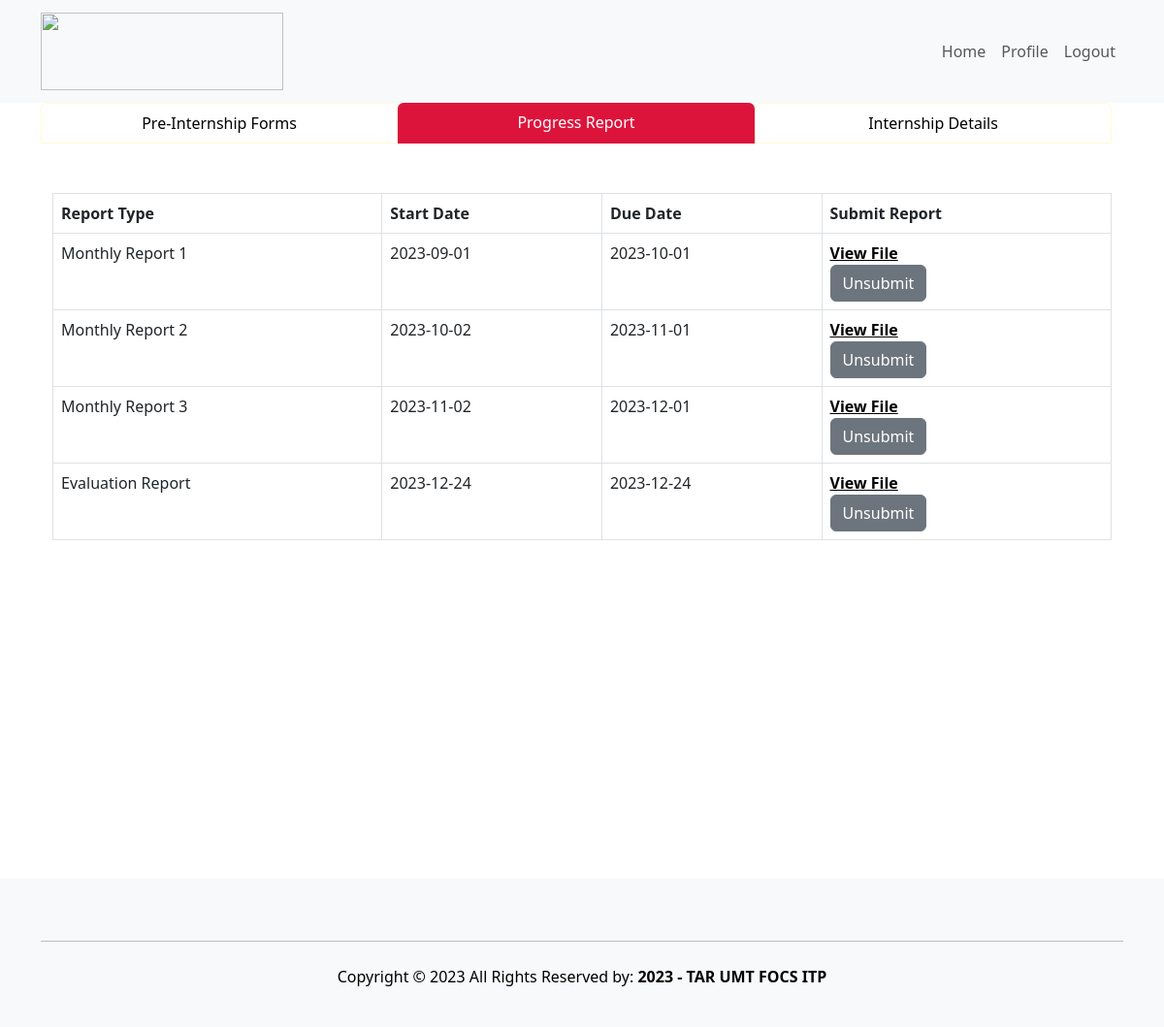
Page /student/Progress.php (signed in) on the committed database.
### tables this page shows
CREATE TABLE `internship` (
  `internshipID` varchar(10) NOT NULL,
  `studID` varchar(10) DEFAULT NULL,
  `sessionID` varchar(10) DEFAULT NULL,
  `indemnity` varchar(100) DEFAULT NULL,
  `indemnityStatus` enum('Accepted','Rejected','Pending','Missing') DEFAULT NULL,
  `parentAcknowledgement` varchar(100) DEFAULT NULL,
  `parentAcknowledgementStatus` enum('Accepted','Rejected','Pending','Missing') DEFAULT NULL,
  `companyAcceptance` varchar(100) DEFAULT NULL,
  `companyAcceptanceStatus` enum('Accepted','Rejected','Pending','Missing') DEFAULT NULL,
  `monthlyReport1` varchar(100) DEFAULT NULL,
  `monthlyReport1Grade` int(11) DEFAULT NULL,
  `monthlyReport2` varchar(100) DEFAULT NULL,
  `monthlyReport2Grade` int(11) DEFAULT NULL,
  `monthlyReport3` varchar(100) DEFAULT NULL,
  `monthlyReport3Grade` int(11) DEFAULT NULL,
  `evaluationReport` varchar(100) DEFAULT NULL,
  `evaluationReportGrade` int(11) DEFAULT NULL,
  `finalGrade` int(11) DEFAULT NULL,
  `internshipStatus` enum('In Progress','Completed','Suspended','Terminated') DEFAULT NULL
);

CREATE TABLE `session` (
  `sessionID` varchar(10) NOT NULL,
  `startMonthYear` date DEFAULT NULL,
  `endMonthYear` date DEFAULT NULL,
  `qualification` enum('Diploma','Degree') DEFAULT NULL
);

### student/Progress.php (the view, shortened to what this page needs)
<?php
include 'studentHeader.php';
?>
    <div class="main" style="height:100%;">
    <form id="form1" style="min-height:100vh;" runat="server">
            <div class="container row justify-content-md-center mx-auto">
                <div class="nav nav-tabs border-0" id="nav-tab" role="tablist">
                    <a href="PreInternship.php" class="nav-link col-4 text-black text-center"
                        style="border-color: #FFFBD6">
                        Pre-Internship Forms
                    </a>
                    <a href="Progress.php" class="nav-link active col-4 text-white border-0 text-center"
                        style="background-color: #dc143c">
                        Progress Report
                    </a>
                    <a href="InternshipDetails.php" class="nav-link col-4 text-black text-center"
                        style="border-color: #FFFBD6">
                        Internship Details
                    </a>
                </div>
            </div>
            <div style="overflow-x: scroll;" class="container row justify-content-md-center mx-auto">
                <div class="container" style="height:55vh;">
                    <table id="SubmissionGV" class="table w-100 my-1 table-bordered table-responsive table-hover">
                        <tr style="background-color: lightgrey;">
                            <th>Report Type</th>
                            <th>Start Date</th>
                            <th>Due Date</th>
                            <th>Submit Report</th>
                        </tr>
                        <?php
                        require 'connect.php';
                        if ($con->connect_error) {
                            throw new Exception("Connection failed: " . $con->connect_error);
                        } else {
                            $sql = "SELECT * FROM internship WHERE studID=$studID";
                            $result = $con->query($sql);
                            if ($result->num_rows > 0) {
                                while ($row = $result->fetch_assoc()) {
                                    $sessionSql = "SELECT startMonthYear, endMonthYear FROM session WHERE sessionID = " . $row['sessionID'];
                                    $sessionResult = $con->query($sessionSql);
                                    $startDate = "";
                                    $dueDate = "";
                                    $reportFields = array(
                                        'monthlyReport1' => 'Monthly Report 1',
                                        'monthlyReport2' => 'Monthly Report 2',
                                        'monthlyReport3' => 'Monthly Report 3',
                                        'evaluationReport' => 'Evaluation Report'
                                    );
                                    if ($sessionResult->num_rows > 0) {
                                        $sessionRow = $sessionResult->fetch_assoc();
                                        $startMonthYear = new DateTime($sessionRow['startMonthYear']);
                                        $endMonthYear = new DateTime($sessionRow['endMonthYear']);
                                        $dueDateMonthlyReport1 = clone $startMonthYear;
                                        $dueDateMonthlyReport1->modify('+1 month');
                                        $dueDateMonthlyReport1Str = $dueDateMonthlyReport1->format('Y-m-d');
                                        $startDateMonthlyReport1 = clone $startMonthYear;
                                        $startDateMonthlyReport1Str = $startDateMonthlyReport1->format('Y-m-d');
                                        $dueDateMonthlyReport2 = clone $startMonthYear;
                                        $dueDateMonthlyReport2->modify('+2 months');
                                        $dueDateMonthlyReport2Str = $dueDateMonthlyReport2->format('Y-m-d');
                                        $startDateMonthlyReport2 = clone $dueDateMonthlyReport1;
                                        $startDateMonthlyReport2->modify('+1 day');
                                        $startDateMonthlyReport2Str = $startDateMonthlyReport2->format('Y-m-d');
                                        $dueDateMonthlyReport3 = clone $startMonthYear;
                                        $dueDateMonthlyReport3->modify('+3 months');
                                        $dueDateMonthlyReport3Str = $dueDateMonthlyReport3->format('Y-m-d');
                                        $startDateMonthlyReport3 = clone $dueDateMonthlyReport2;
                                        $startDateMonthlyReport3->modify('+1 day');
                                        $startDateMonthlyReport3Str = $startDateMonthlyReport3->format('Y-m-d');
                                        $dueDateEvaluationReport = clone $endMonthYear;
                                        $dueDateEvaluationReport->modify('-1 week');
                                        $dueDateEvaluationReportStr = $dueDateEvaluationReport->format('Y-m-d');
                                        $startDateEvaluationReport = clone $endMonthYear;
                                        $startDateEvaluationReport->modify('-1 week');
                                        $startDateEvaluationReportStr = $startDateEvaluationReport->format('Y-m-d');
                                    }
                                    foreach ($reportFields as $fieldName => $fieldLabel) {
                                        echo '<tr>';
                                        echo '<td>' . $fieldLabel . '</td>';
                                        switch ($fieldName) {
                                            case 'monthlyReport1':
                                                $startDate = $startDateMonthlyReport1Str;
                                                $dueDate = $dueDateMonthlyReport1Str;
                                                break;
                                            case 'monthlyReport2':
                                                $startDate = $startDateMonthlyReport2Str;
                                                $dueDate = $dueDateMonthlyReport2Str;
                                                break;
                                            case 'monthlyReport3':
                                                $startDate = $startDateMonthlyReport3Str;
                                                $dueDate = $dueDateMonthlyReport3Str;
                                                break;
                                            case 'evaluationReport':
                                                $startDate = $startDateEvaluationReportStr;
                                                $dueDate = $dueDateEvaluationReportStr;
                                                break;
                                        }
                                        echo '<td>' . $startDate . '</td>';
                                        echo '<td>' . $dueDate . '</td>';
                                        echo '<td>';
                                        if (!empty($row[$fieldName]) || $row[$fieldName] !== null) {
                                            echo '<label><b><a href="' . $row[$fieldName] . '" class="text-black" target="_blank">View File</a></b></label>';
                                            echo '<br>';
                                            echo '<form action="removeReport.php" method="post">';
                                            echo '<input type="submit" class="btn btn-secondary" value="Unsubmit" name="submit" />';
                                            echo '</form>';
                                        }
                                        echo '</td>';
                                        echo '</tr>';
                                    }
                                }
                            } else {
                                echo '<tr>';
                                echo '<td colspan="3" class="text-center">No forms found for this student.</td>';
                                echo '</tr>';
                            }
                        }
                        ?>
                    </table>
                </div>
            </div>
        </form>
    </div>
    <?php
    include 'studentFooter.php';
    ?>

### rows in the picture
internship: fieldLabel "Monthly Report 1", sessionID.startMonthYear "2023-09-01", sessionID.startMonthYear "2023-10-01", fieldLabel "Monthly Report 2", sessionID.startMonthYear "2023-10-02", sessionID.startMonthYear "2023-11-01", fieldLabel "Monthly Report 3", sessionID.startMonthYear "2023-11-02", sessionID.startMonthYear "2023-12-01", fieldLabel "Evaluation Report", sessionID.endMonthYear "2023-12-24"
